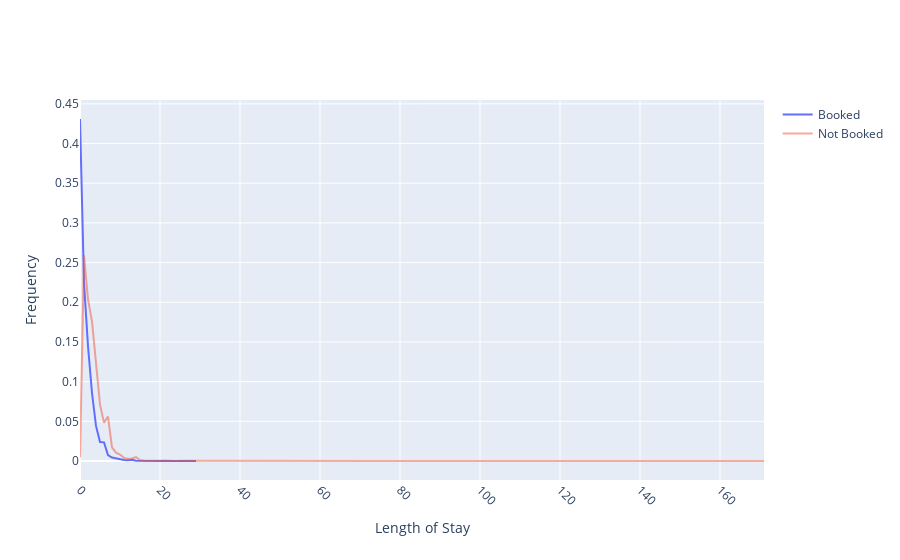

The notebook cell saved with this chart:
### Markdown cell above
<h3 align=right style="line-height:200%;font-family:vazir;color:#0099cc">
<font face="vazir" color="#0099cc">
مصورسازی ۵
</font>
</h3>

<p dir=rtl style="direction: rtl; text-align: justify; line-height:200%; font-family:vazir; font-size:medium">
<font face="vazir">
همچون نمودار بالا یک نمودار برای مدت اقامت نیز رسم کنید.
</font>
</p>

<p dir=rtl style="direction: rtl; text-align: justify; line-height:200%; font-family:vazir; font-size:medium">
<font face="vazir">
خروجی نمودار شما باید بهصورت زیر باشد.
</font>
</p>

<center>
<img src = 'https://quera.org/qbox/view/iOh4Yzgkf6/los.png'>
</center>

### Code cell
trace_not_booked = go.Scatter(y = not_booked['duration'].dt.days.value_counts().sort_index()/len(not_booked) , name='Not Booked', opacity = 0.5) # TODO
trace_is_booked = go.Scatter(y = is_booked['duration'].dt.days.value_counts().sort_index()/len(is_booked) , name='Booked') # TODO

# در ادامهی این قسمت از کد تغییری ایجاد نکنید زیرا نمودار شما توسط سیستم داوری بررسی میشود و تغییر در این قسمت ممکن است باعث عدم داوری صحیح شود

data = [trace_is_booked, trace_not_booked]

layout = go.Layout(
    xaxis=dict(title='Length of Stay', tickangle=45, automargin=True),
    yaxis=dict(title='Frequency')
)

fig = go.Figure(data=data, layout=layout)
fig.show()
fig.write_json('./los.json')

### Figure 1 — Plotly figure (JSON) as saved in the notebook; plotly's stock layout.template omitted (floating-point values rounded to 4 significant figures; data arrays with more than 128 entries replaced by an {"elided": "..."} marker saying what was removed)
{"data": [{"name": "Booked", "type": "scatter", "y": [0.4309, 0.2245, 0.1447, 0.08568, 0.04423, 0.02384, 0.02349, 0.007432, 0.004303, 0.003383, 0.001739, 0.001272, 0.001047, 0.001556, 0.0004533, 0.000272, 0.0002161, 0.0001466, 0.0001269, 0.0001481, 0.0001798, 4.835e-05, 3.022e-05, 4.986e-05, 4.835e-05, 3.626e-05, 4.079e-05, 0.0001027, 1.511e-06, 1.511e-06]}, {"name": "Not Booked", "opacity": 0.5, "type": "scatter", "y": {"elided": "172 float values"}}], "layout": {"xaxis": {"automargin": true, "tickangle": 45, "title": {"text": "Length of Stay"}}, "yaxis": {"title": {"text": "Frequency"}}}}
